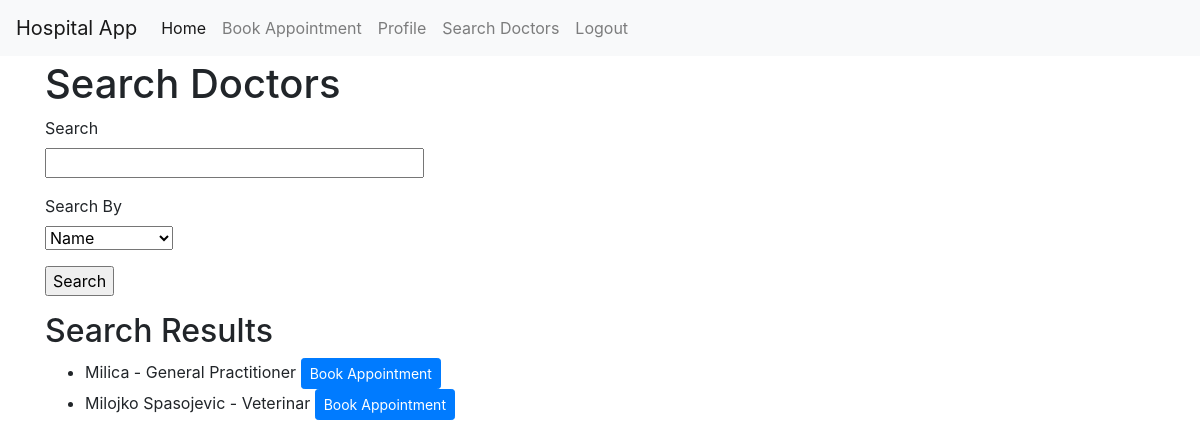
/search_doctors (signed in), run on the app's committed database.
### models.py (models this page shows, shortened)
class User(UserMixin, db.Model):
    __tablename__ = 'user'
    id = db.Column(db.Integer, primary_key=True)
    email = db.Column(db.String(120), index=True, unique=True, nullable=False)
    password_hash = db.Column(db.String(128), nullable=False)
    role = db.Column(db.String(20), default='patient', nullable=False)  # role: admin, doctor, patient
    appointments = db.relationship('Appointment', backref='doctor', lazy=True, foreign_keys='Appointment.doctor_id')  # Specify foreign key
    medical_records = db.relationship('MedicalRecord', backref='patient', lazy=True)
    name = db.Column(db.String(64), index=True)
    specialization = db.Column(db.String(100), nullable=True)
    position = db.Column(db.String(100), nullable=True)  # Staff

### app.py (the view, shortened to what this page needs)
@app.route('/search_doctors', methods=['GET', 'POST'])
@login_required
def search_doctors():
    if current_user.role != 'patient':
        return "You are not authorized to access this page."
    form = DoctorSearchForm()
    doctors = User.query.filter_by(role='doctor').all()  # Query all doctors by default
    return render_template('patient/search_doctors.html', form=form, doctors=doctors)

### forms.py
class DoctorSearchForm(FlaskForm):
    search_term = StringField('Search', validators=[Optional()])
    search_by = SelectField('Search By', choices=[('name', 'Name'), ('specialization', 'Specialization')], validators=[DataRequired()])
    submit = SubmitField('Search')

### app.py (called while the page is built)
@login_manager.user_loader
def load_user(user_id):
    return db.session.get(User, int(user_id))

### templates/patient/search_doctors.html (shortened to what this page needs)
{% extends 'base.html' %} {% block content %}
<h1>Search Doctors</h1>
<form method="POST">
	<p>
		{{ form.search_term.label }}<br />
		{{ form.search_term(size=32) }}<br />
	</p>
	<p>
		{{ form.search_by.label }}<br />
		{{ form.search_by }}<br />
	</p>
	<p>{{ form.submit() }}</p>
</form>
<h2>Search Results</h2>
<ul>
	{% for doctor in doctors %}
	<li>
		{{ doctor.name }} - {{ doctor.specialization }}
		<a
			href="{{ url_for('book_doctor_appointment', doctor_id=doctor.id) }}"
			class="btn btn-primary btn-sm"
			>Book Appointment</a
		>
	</li>
	{% endfor %}
</ul>
{% endblock %}

### templates/base.html (style rules this page uses)
body { padding-top: 60px; }

### data on the page
User: name "Milica", specialization "General Practitioner"
User: name "Milojko Spasojevic", specialization "Veterinar"
